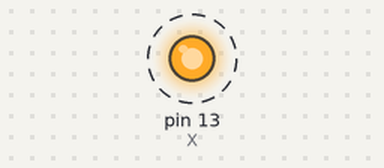
This sketch was run on a simulated Arduino Uno, built with avr-gcc and run on an emulated ATmega328P. Shown: output pins drawn as LEDs (lit = HIGH). Dashed ring = blinking.

Above: at 0.5 s.
Timing chart, 0 to 4.6 s (numbered marks = the images above):
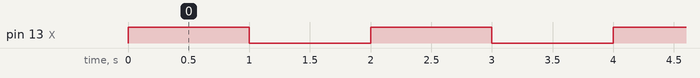

Measured:
- by itself, pin 13 (X): alternates HIGH for 1.0 s and LOW for 1.0 s

The sketch:

sms.ino
```cpp
int X=13;
void setup() {
pinMode(X, OUTPUT);
}
void loop() {
digitalWrite(X, HIGH);
delay(1000);
digitalWrite(X, LOW);
delay(1000);
}
```
